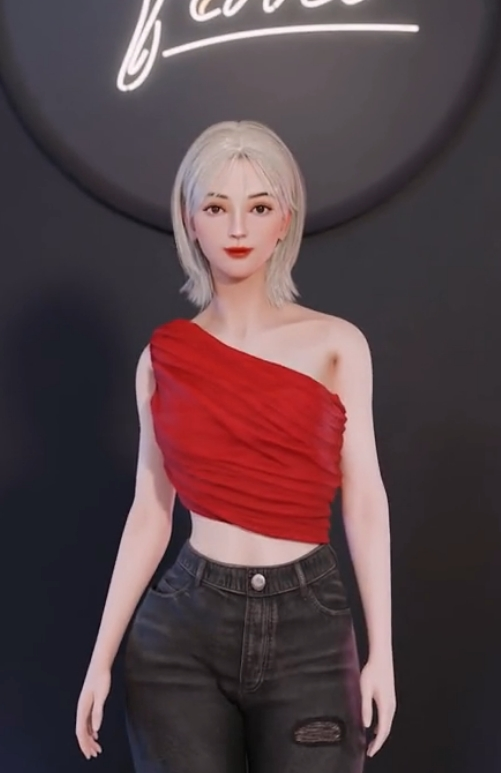
#> input picture data/dummy_data/dummy_image1.jpg, 501 x 773 px
$ python process_data.py --data_dir ../../data/dummy_data --output_dir out
#> lines starting #> are read from the running program, lines starting #| are printed output that depends on the picture
# process_data.py
import asyncio
from concurrent.futures import ProcessPoolExecutor
import cv2
import numpy as np
from pathlib import Path
from argparse import ArgumentParser
import shutil
import os
from tqdm.asyncio import tqdm_asyncio
import time

IMAGE_EXTENSION = [".jpg", ".jpeg", ".png"]


def timer_decorator(func):
    async def wrapper(*args, **kwargs):
        start_time = time.time()
        result = await func(*args, **kwargs)
        end_time = time.time()
        print(f"{func.__name__} took {end_time - start_time} seconds to execute")
        return result
#> in process_single_image, image is the input picture: shape (773, 501, 3); mean B, G, R 71.1, 66.7, 86.5

    return wrapper


def make_image_height_width_same(
    image: np.ndarray, target_size: int = None
) -> np.ndarray:
#> called with target_size = 512
    height, width = image.shape[:2]
#> height = 773; width = 501
    size = max(height, width)
#> size = 773
    square_img = np.zeros((size, size, 3), dtype=np.uint8)
    y_offset = (size - height) // 2
#> y_offset = 0
    x_offset = (size - width) // 2
#> x_offset = 136
    square_img[y_offset : y_offset + height, x_offset : x_offset + width] = image
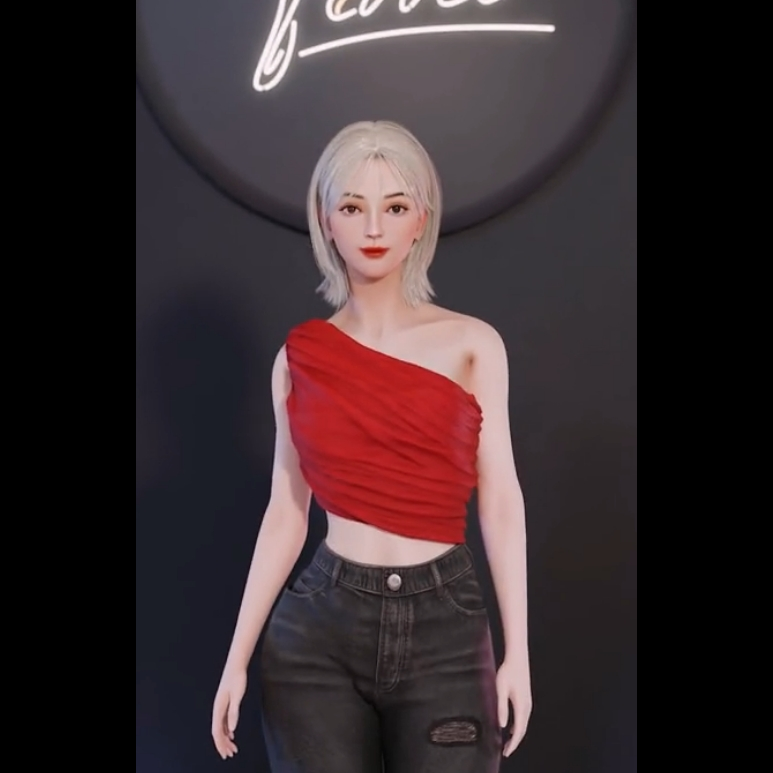
#> square_img: shape (773, 773, 3); mean R, G, B 56, 43.2, 46.1

    if target_size is None:
        target_size = 2 ** (size - 1).bit_length()

    if size != target_size:
        square_img = cv2.resize(
            square_img, (target_size, target_size), interpolation=cv2.INTER_LANCZOS4
        )
#> square_img: shape (512, 512, 3)

    return square_img


def process_single_image(image_path, output_dir, target_size):
    image = cv2.imread(str(image_path))

    if image is None:
        print(f"Warning: Could not read image {image_path}")
        return

    image = cv2.cvtColor(image, cv2.COLOR_BGR2RGB)
    processed_image = make_image_height_width_same(image, target_size)
    processed_image = cv2.cvtColor(processed_image, cv2.COLOR_RGB2BGR)

    output_path = output_dir / image_path.name
    cv2.imwrite(str(output_path), processed_image)


@timer_decorator
async def process_data(data_dir: Path, output_dir: Path, target_size: int = 512):
    if not (target_size & (target_size - 1) == 0):
        raise ValueError("target_size must be a power of 2")

    output_dir.mkdir(parents=True, exist_ok=True)
    source_json_path = data_dir / "dataset.json"
    target_json_path = output_dir / "dataset.json"
    shutil.copy(source_json_path, target_json_path)

    image_files = []
    for ext in IMAGE_EXTENSION:
        image_files.extend(data_dir.glob(f"*{ext}"))

    loop = asyncio.get_event_loop()
    workers = max(os.cpu_count(), 1)
    with ProcessPoolExecutor(max_workers=workers) as executor:
        tasks = []
        for image_path in image_files:
            task = loop.run_in_executor(
                executor, process_single_image, image_path, output_dir, target_size
            )
            tasks.append(task)
        await tqdm_asyncio.gather(*tasks, desc="Processing images")


async def main():
    parser = ArgumentParser()
    parser.add_argument("--data_dir", type=Path, required=True)
    parser.add_argument("--output_dir", type=Path, required=True)
    parser.add_argument(
        "--target_size",
        type=int,
        default=512,
        help="Target size for output images (must be power of 2)",
    )
    args = parser.parse_args()
    await process_data(args.data_dir, args.output_dir, args.target_size)


if __name__ == "__main__":
    asyncio.run(main())
